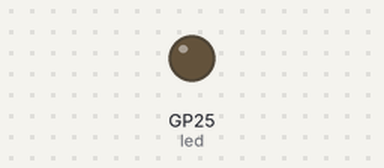
The program below on a simulated Raspberry Pi Pico running MicroPython. Shown: output pins drawn as LEDs (lit = HIGH).

Above: at 1.3 s.
At 4.3 s:
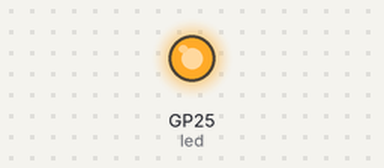
Timing chart, 0 to 6.8 s (numbered marks = the images above):
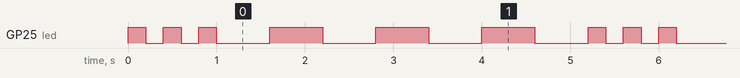

Measured:
- by itself, GP25 (led): repeats every 5.2 s: 2 × (LOW 0.20 s, HIGH 0.20 s), 3 × (LOW 0.60 s, HIGH 0.60 s), LOW 0.60 s, HIGH 0.20 s
- by itself, everything shown: repeats every 5.2 s, in 12 steps

The program:

sos.py
```python
from machine import Pin
from utime  import sleep

led = Pin('LED', Pin.OUT)

def dot(led):
    led.on()
    sleep(0.2)
    led.off()
    sleep(0.2)

def dash(led):
    led.on()
    sleep(0.6)
    led.off()
    sleep(0.6)

while True:
    # S
    for i in range(3):
        dot(led)
    sleep(0.4)

    # O
    for i in range(3):
        dash(led)
```
